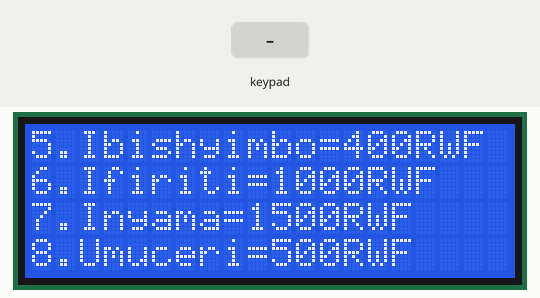
This sketch was run on a simulated Arduino Uno, built with avr-gcc and run on an emulated ATmega328P. Shown: 20×4 character LCD. The inputs (shaded band) are chosen by the test bench. The modem accepts every AT command (registered, SIM ready, sends succeed) and sends nothing else.

Above: at 3.3 s.
3.4 s: key 'A' pressed
At 3.9 s:
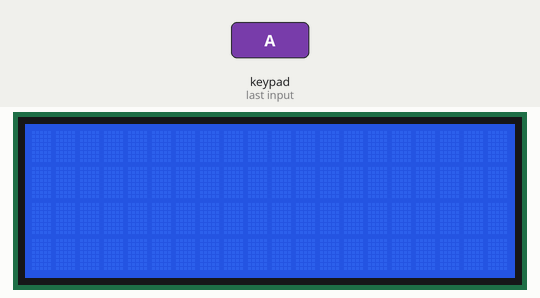
4.9 s: keypad keys 2 0 0 * pressed 0.4 s apart
At 7.4 s:
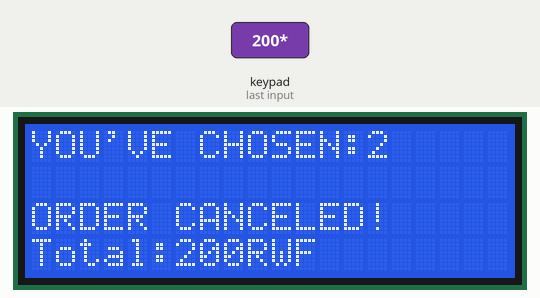
At 9.4 s:
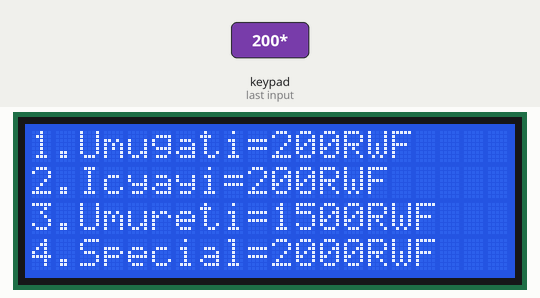
Timing chart, 0 to 10.9 s (numbered marks = the images above; inputs shaded):
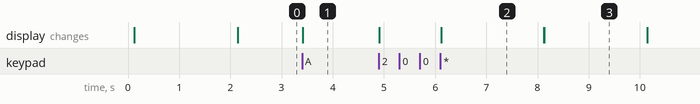

The sketch:

Restaurant.ino
```cpp
#include <LiquidCrystal.h>
#include <Keypad.h>
#include <SoftwareSerial.h>

#define nextTimeout 2000
#define RX 10
#define TX 11
#define BAUD 9600

unsigned long oldTime = 0;
const String number = "+250788228892";
byte qin = 0;
bool c = false;
const byte lcdSize[2] = {20, 4};
const char *tarrif[8][8] = {
    {"Umugati", "200"},
    {"Icyayi", "200"},
    {"Umureti", "1500"},
    {"Special", "2000"},
    {"Ibishyimbo", "400"},
    {"Ifiriti", "1000"},
    {"Inyama", "1500"},
    {"Umuceri", "500"}};

const byte ROWS = 4, COLS = 4;
const byte colPins[COLS] = {A1, A2, A3, A4};
const byte rowPins[ROWS] = {5, 4, 3, A0};

const char hexaKeys[ROWS][COLS] = {
    {'1', '2', '3', 'A'},
    {'4', '5', '6', 'B'},
    {'7', '8', '9', 'C'},
    {'*', '0', '#', 'D'}};

Keypad myKeypad = Keypad(makeKeymap(hexaKeys), rowPins, colPins, ROWS, COLS);
SoftwareSerial SIM800L(TX, RX);
LiquidCrystal lcd(13, 12, 9, 8, 7, 6);

void setup()
{
  lcdsetup(), lcd.setCursor(0, 0), lcd.print("WELCOME IN OUR HOTEL"), SIM800L.begin(BAUD);
  lcd.setCursor(0, 1), lcd.print("CHECKING THE GSM..."), lcd.setCursor(3, 2);
  lcd.print(isGsmReady() ? "GSM IS READY!" : "NOT CONNECTED!"), delay(2000), lcd.clear();
};

void loop()
{
  char *key = myKeypad.getKey();
  if (key)
  {
    if (key == 'A')
    {
      lcd.clear(), proccessOrder();
    }
  }
  else
  {
    if (millis() - oldTime > nextTimeout)
    {
      lcd.clear();
      if (c)
      {
        qin = 0, c = !c;
      }
      else
      {
        qin = 4, c = !c;
      }
      oldTime = millis();
    }
    showTarrif(qin);
  }
};

void lcdsetup()
{
  lcd.begin(lcdSize[0], lcdSize[1]), delay(50), lcd.clear();
};

bool clearRow(const byte scrnSize[2], const byte R2Del)
{
  if (R2Del >= 0 && R2Del < scrnSize[1])
  {
    lcd.setCursor(0, R2Del);
    for (byte i = 0; i <= (scrnSize[0] - 1); i++)
    {
      lcd.print(" ");
    }
    lcd.setCursor(0, R2Del);
    return true;
  }
};

void showTarrif(byte ind)
{
  lcd.setCursor(0, 0), lcd.print(ind + 1), lcd.print("."), lcd.print(tarrif[ind][0]);
  lcd.print("="), lcd.print(tarrif[ind + 0][1]), lcd.print("RWF");
  lcd.setCursor(0, 1), lcd.print(ind + 2), lcd.print("."), lcd.print(tarrif[ind + 1][0]);
  lcd.print("="), lcd.print(tarrif[ind + 1][1]), lcd.print("RWF");
  lcd.setCursor(0, 2), lcd.print(ind + 3), lcd.print("."), lcd.print(tarrif[ind + 2][0]);
  lcd.print("="), lcd.print(tarrif[ind + 2][1]), lcd.print("RWF");
  lcd.setCursor(0, 3), lcd.print(ind + 4), lcd.print("."), lcd.print(tarrif[ind + 3][0]);
  lcd.print("="), lcd.print(tarrif[ind + 3][1]), lcd.print("RWF");
};
```

Gsm.ino
```cpp
bool isGsmReady()
{
  SIM800L.println("AT");
  return _readSerial(2000).indexOf("OK") != -1 ? true : false;
};

String _readSerial(uint32_t timeout)
{
  uint64_t timeOld = millis();
  while (!SIM800L.available() && !(millis() > timeOld + timeout))
  {
    delay(13);
  }
  String str = "";
  while (SIM800L.available())
  {
    if (SIM800L.available())
    {
      str += (char)SIM800L.read();
    }
  }
  return str;
};
```

GsmTest.ino
```cpp
// #include <LiquidCrystal.h>
// #include <Keypad.h>
// #include <SoftwareSerial.h>

// #define RX 10
// #define TX 11
// #define BAUD 9600

// const String number = "+250788228892";
// SoftwareSerial SIM800L(TX, RX);
// const byte lcdSize[2] = {20, 4};
// LiquidCrystal lcd(11, 8, 4, 5, 6, 7);

// void setup()
// {
//   lcdsetup(), lcd.setCursor(0, 0), lcd.print("WELCOME IN OUR HOTEL"), SIM800L.begin(BAUD);
//   lcd.setCursor(0, 1), lcd.print("CHECKING THE GSM..."), lcd.setCursor(3, 2);
//   lcd.print(isGsmReady() ? "GSM IS READY!" : "NOT CONNECTED!"), delay(2000), lcd.clear();
//   lcd.clear(), lcd.setCursor(2, 2), lcd.print("SENDING REQUEST...");
//   lcd.setCursor(5, 3);
//   lcd.print(sendOrder("WELCOME TO KANKATO!") ? "SENT!" : "NOT SENT");
//   delay(2000), lcd.clear();
// };

// void loop(){};

// bool isGsmReady()
// {
//   SIM800L.println("AT");
//   if (_readSerial(2000).indexOf("OK") != -1)
//   {
//     return true;
//   }
//   else
//   {
//     return false;
//   }
// };

// bool sendOrder(String Order)
// {
//   if (isGsmReady())
//   {
//     String _buffer;
//     SIM800L.println("AT+CMGF=1");
//     SIM800L.println("AT+CMGS=\"" + number + "\"\r");
//     _buffer = _readSerial(5000);
//     SIM800L.print(Order);
//     _buffer += _readSerial(5000);
//     SIM800L.println((char)26);
//     _buffer += _readSerial(5000);
//     if (((_buffer.indexOf("AT+CMGS")) != -1))
//     {
//       return true;
//     }
//     else
//     {
//       return false;
//     }
//   }
//   else
//   {
//     return false;
//   }
// };

// String _readSerial(uint32_t timeout)
// {
//   uint64_t timeOld = millis();
//   while (!SIM800L.available() && !(millis() > timeOld + timeout))
//   {
//     delay(13);
//   }
//   String str = "";
//   while (SIM800L.available())
//   {
//     if (SIM800L.available())
//     {
//       str += (char)SIM800L.read();
//     }
//   }
//   return str;
// };

// void lcdsetup()
// {
//   lcd.begin(lcdSize[0], lcdSize[1]), delay(50), lcd.clear();
// };

// bool clearRow(const byte scrnSize[2], const byte R2Del)
// {
//   if (R2Del >= 0 && R2Del < scrnSize[1])
//   {
//     lcd.setCursor(0, R2Del);
//     for (byte i = 0; i <= (scrnSize[0] - 1); i++)
//     {
//       lcd.print(" ");
//     }
//     lcd.setCursor(0, R2Del);
//     return true;
//   }
// };
```

Input.ino
```cpp
void proccessOrder()
{
  String clientOrder = "";
  unsigned int Total = 0;
  bool Confirmed = false;
  byte i = 14, j = 0;
  for (;;)
  {
    char pressedKey = myKeypad.waitForKey();
    if (isDigit(pressedKey) && pressedKey != '0')
    {
      clientOrder += pressedKey, Total += atoi(tarrif[(pressedKey - 0) - 49][1]);
      lcd.setCursor(0, 0);
      if (i < 20)
      {
        lcd.print("YOU'VE CHOSEN:"), lcd.setCursor(i, j);
        if (i == 14 && j == 0)
        {
          lcd.print(pressedKey), i++;
        }
        else
        {
          lcd.print(","), lcd.print(pressedKey), i += 2;
        }
        clearRow(lcdSize, 3), lcd.print("Total:"), lcd.print(Total), lcd.print("RWF");
      }
      if (j < 1 && i == 19)
      {
        i = 0, j++;
      }
    }
    else if (pressedKey == '#')
    {
      if (Confirmed)
      {
        lcd.clear(), lcd.setCursor(2, 2), lcd.print("SENDING REQUEST...");
        if (isGsmReady())
        {
          String _buffer;
          SIM800L.println("AT+CMGF=1");
          SIM800L.println("AT+CMGS=\"" + number + "\"\r");
          _buffer = _readSerial(5000);
          while (clientOrder.length() > 0)
          {
            SIM800L.print(tarrif[clientOrder.substring(0, 1).toInt() - 1][0]);
            SIM800L.print("(");
            SIM800L.print(tarrif[clientOrder.substring(0, 1).toInt() - 1][1]);
            SIM800L.print("RWF)"), clientOrder.remove(0, 1);
            if (clientOrder.length() == 0)
            {
              SIM800L.print(". Total payment: " + String(Total) + "RWF");
              break;
            }
            else
            {
              SIM800L.print(", ");
            }
          }
          _buffer += _readSerial(5000), SIM800L.println((char)26);
          _buffer += _readSerial(5000);
          if (((_buffer.indexOf("AT+CMGS")) != -1))
          {
            lcd.print("SENT!");
          }
          else
          {
            lcd.print("NOT SENT"), lcd.setCursor(0, 3), lcd.print("CALL: " + number);
            myKeypad.waitForKey();
          }
        }
        else
        {
          lcd.print("NOT SENT"), lcd.setCursor(0, 3), lcd.print("CALL: " + number);
          myKeypad.waitForKey();
        }
        Total = 0, clientOrder = "",delay(2000), lcd.clear();
        break;
      }
      else
      {
        if (Total != 0)
        {
          Confirmed = true, lcd.setCursor(0, 0), lcd.print("CONFIRM REQST:");
          lcd.setCursor(0, 2), lcd.print("YES [#]       NO [*]");
        }
        else
        {
          clearRow(lcdSize, 2), lcd.print("CAN'T SEND EMPTY REQ"), delay(2000);
          Total = 0, clientOrder = "",lcd.clear();
          break;
        }
      }
    }
    else if (pressedKey == '*' && Total != 0)
    {
      Confirmed = false, clearRow(lcdSize, 2), lcd.print("ORDER CANCELED!");
      delay(2000), lcd.clear(), Total = 0, clientOrder = "";
      break;
    }
  }
};
```

Output.ino
```cpp

```

TarrifTest.ino
```cpp
// #include <LiquidCrystal.h>
// #include <Keypad.h>
// #include <SoftwareSerial.h>

// #define nextTimeout 2000
// #define RX 10
// #define TX 11
// #define BAUD 9600

// unsigned long oldTime = 0;
// const String number = "+250788228892";
// byte qin = 0;
// bool c = false;
// const byte lcdSize[2] = {20, 4};
// const char *tarrif[8][8] = {
//     {"Umugati", "200"},
//     {"Icyayi", "200"},
//     {"Umureti", "1500"},
//     {"Special", "2000"},
//     {"Ibishyimbo", "400"},
//     {"Ifiriti", "1000"},
//     {"Inyama", "1500"},
//     {"Umuceri", "500"}};

// SoftwareSerial SIM800L(TX, RX);
// LiquidCrystal lcd(13, 12, 9, 8, 7, 6);

// void setup()
// {
//   lcdsetup(), lcd.setCursor(0, 0), lcd.print("WELCOME IN OUR HOTEL"), SIM800L.begin(BAUD);
//   lcd.setCursor(0, 1), lcd.print("CHECKING THE GSM..."), lcd.setCursor(3, 2);
//   lcd.print(isGsmReady() ? "GSM IS READY!" : "NOT CONNECTED!"), delay(2000), lcd.clear();
// };

// void loop()
// {
//   if (millis() - oldTime > nextTimeout)
//   {
//     lcd.clear();
//     if (c)
//     {
//       qin = 0;
//       c = !c;
//     }
//     else
//     {
//       qin = 4;
//       c = !c;
//     }
//     oldTime = millis();
//   }
//   showTarrif(qin);
// };

// bool isGsmReady()
// {
//   SIM800L.println("AT");
//   if (_readSerial(2000).indexOf("OK") != -1)
//   {
//     return true;
//   }
//   else
//   {
//     return false;
//   }
// };

// String _readSerial(uint32_t timeout)
// {
//   uint64_t timeOld = millis();
//   while (!SIM800L.available() && !(millis() > timeOld + nextTimeout))
//   {
//     delay(13);
//   }
//   String str = "";
//   while (SIM800L.available())
//   {
//     if (SIM800L.available())
//     {
//       str += (char)SIM800L.read();
//     }
//   }
//   return str;
// };

// void lcdsetup()
// {
//   lcd.begin(lcdSize[0], lcdSize[1]), delay(50), lcd.clear();
// };

// bool clearRow(const byte scrnSize[2], const byte R2Del)
// {
//   if (R2Del >= 0 && R2Del < scrnSize[1])
//   {
//     lcd.setCursor(0, R2Del);
//     for (byte i = 0; i <= (scrnSize[0] - 1); i++)
//     {
//       lcd.print(" ");
//     }
//     lcd.setCursor(0, R2Del);
//     return true;
//   }
// };

// void showTarrif(byte ind)
// {
//   lcd.setCursor(0, 0), lcd.print(ind + 1), lcd.print("."), lcd.print(tarrif[ind][0]);
//   lcd.print("="), lcd.print(tarrif[ind + 0][1]), lcd.print("RWF");
//   lcd.setCursor(0, 1), lcd.print(ind + 2), lcd.print("."), lcd.print(tarrif[ind + 1][0]);
//   lcd.print("="), lcd.print(tarrif[ind + 1][1]), lcd.print("RWF");
//   lcd.setCursor(0, 2), lcd.print(ind + 3), lcd.print("."), lcd.print(tarrif[ind + 2][0]);
//   lcd.print("="), lcd.print(tarrif[ind + 2][1]), lcd.print("RWF");
//   lcd.setCursor(0, 3), lcd.print(ind + 4), lcd.print("."), lcd.print(tarrif[ind + 3][0]);
//   lcd.print("="), lcd.print(tarrif[ind + 3][1]), lcd.print("RWF");
// };
```

Measured:
- after the input at 3.4 s, the display: changes at once (image 1)
- after the input at 4.9 s, the display: first changes at once (image 2 shows a later state)
- what the display in image 2 shows lasts 2.0 s, from 6.1 s to 8.1 s
